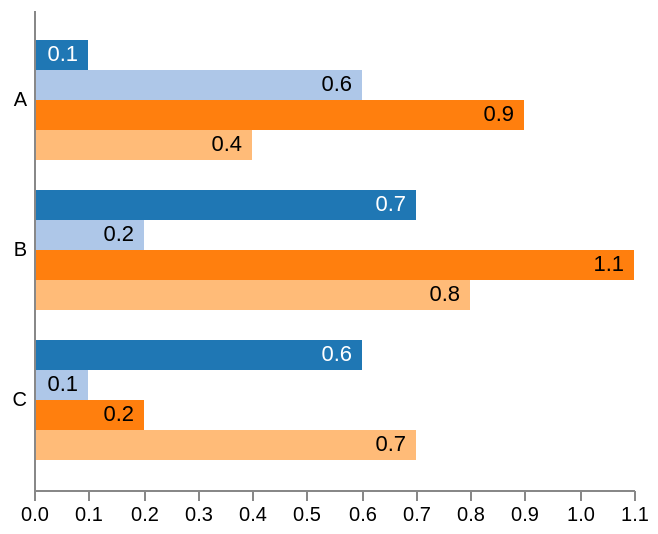

The Vega-Lite source for this figure:
### Vega specification from a JSON file in a GitHub repository (floating-point values rounded to 4 significant figures)
{"$schema": "https://vega.github.io/schema/vega/v5.json", "description": "A basic grouped bar chart example.", "width": 300, "height": 240, "padding": 5, "uifactoryConfig": [{"type": "mark.rect", "prefix": "bar", "insert": "marks[0].marks[0].encode.enter"}, {"type": "mark.rect", "prefix": "group", "insert": "marks[0].encode.enter"}], "data": [{"name": "table", "values": [{"category": "A", "position": 0, "value": 0.1}, {"category": "A", "position": 1, "value": 0.6}, {"category": "A", "position": 2, "value": 0.9}, {"category": "A", "position": 3, "value": 0.4}, {"category": "B", "position": 0, "value": 0.7}, {"category": "B", "position": 1, "value": 0.2}, {"category": "B", "position": 2, "value": 1.1}, {"category": "B", "position": 3, "value": 0.8}, {"category": "C", "position": 0, "value": 0.6}, {"category": "C", "position": 1, "value": 0.1}, {"category": "C", "position": 2, "value": 0.2}, {"category": "C", "position": 3, "value": 0.7}]}], "signals": [{"name": "strokeOp", "value": 0, "bind": {"input": "range", "min": 0, "max": 1, "step": 1}}], "scales": [{"name": "yscale", "type": "band", "domain": {"data": "table", "field": "category"}, "range": "height", "padding": 0.2}, {"name": "xscale", "type": "linear", "domain": {"data": "table", "field": "value"}, "range": "width", "round": true, "zero": true, "nice": true}, {"name": "color", "type": "ordinal", "domain": {"data": "table", "field": "position"}, "range": {"scheme": "category20"}}], "axes": [{"orient": "left", "scale": "yscale", "tickSize": 0, "labelPadding": 4, "zindex": 1}, {"orient": "bottom", "scale": "xscale"}], "marks": [{"type": "group", "from": {"facet": {"data": "table", "name": "facet", "groupby": "category"}}, "encode": {"enter": {"y": {"scale": "yscale", "field": "category"}, "strokeOpacity": {"signal": "strokeOp"}}}, "signals": [{"name": "height", "update": "bandwidth('yscale')"}], "scales": [{"name": "pos", "type": "band", "range": "height", "domain": {"data": "facet", "field": "position"}}], "marks": [{"name": "bars", "from": {"data": "facet"}, "type": "rect", "encode": {"enter": {"y": {"scale": "pos", "field": "position"}, "height": {"scale": "pos", "band": 1}, "x": {"scale": "xscale", "field": "value"}, "x2": {"scale": "xscale", "value": 0}, "fill": {"scale": "color", "field": "position"}, "strokeOpacity": {"signal": "strokeOp"}}}}, {"type": "text", "from": {"data": "bars"}, "encode": {"enter": {"x": {"field": "x2", "offset": -5}, "y": {"field": "y", "offset": {"field": "height", "mult": 0.5}}, "fill": [{"test": "contrast('white', datum.fill) > contrast('black', datum.fill)", "value": "white"}, {"value": "black"}], "align": {"value": "right"}, "baseline": {"value": "middle"}, "text": {"field": "datum.value"}}}}]}]}
